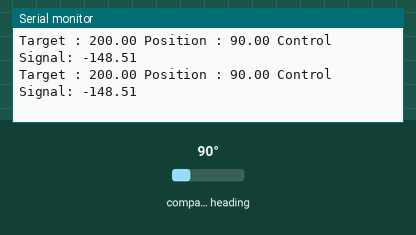
Simulated run of this sketch. Board: ESP32. Shown: the last lines printed to the serial monitor. The inputs (shaded band) are chosen by the test bench; at power-on: compass heading 90°. Stepper angles assume 200 steps per turn.

Above: at 2.2 s.
2.3 s: compass heading set to 7°
At 3.3 s:
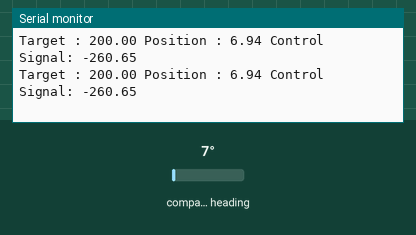
5.3 s: compass heading set to 90°
At 5.8 s:
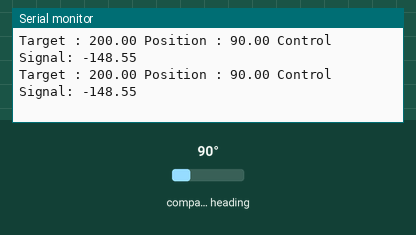
8.3 s: compass heading set to 180°
At 9.2 s:
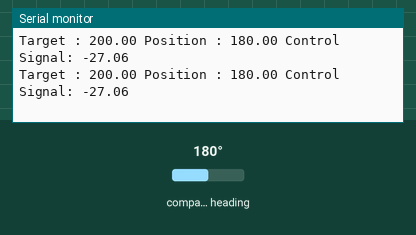
11.3 s: compass heading set to 269°
At 12.0 s:
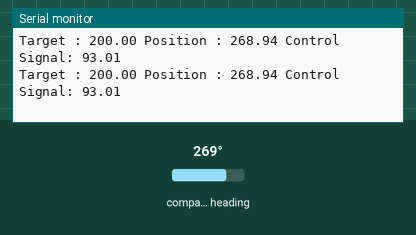
Timing chart, 0 to 13.4 s (numbered marks = the images above; inputs shaded):
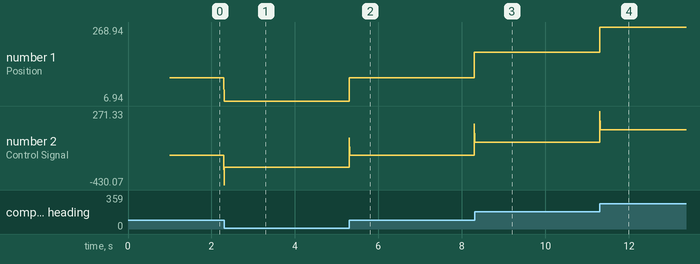

The sketch:

PID_with_as5600_encoder_modular.ino
```cpp
#include <Wire.h> //This is for i2C
#include <AS5600.h>

AS5600 as5600(&Wire);
#define SDA 21
#define SCL 22

AS5600 as5600_2(&Wire1);
#define SDA_2 18
#define SCL_2 19


#define stepPin 33
#define dirPin 25
#include <AccelStepper.h>
AccelStepper stepper1(1, stepPin, dirPin);


//PID parameters - tuned by the user
float proportional = 1.35; //k_pp
float integral = 0.00005; //k_i
float derivative = 0.01; //k_d
float controlSignal = 0; //u
//-----------------------------------
//-----------------------------------
//PID-related
float pT[2] = {0, 0}; // previousTime, for calculating delta t
float pE[2] = {0, 0}; //previousError for calculating the derivative (edot)
float eI[2] = {0,0}; // errorIntegral
float cT[2] = {0,0}; //currentTime, time in the moment of calculation
float dT[2] = {0,0}; //deltaTime, time difference
float eV[2] = {0,0}; //errorValue, error
float ed[2] = {0,0}; // edot, derivative (de/dt)

float globalAngles[2] = {0.0, 0.0};

void setup()
{
  Serial.begin(115200);

//--------------------Joint 1----------------------------------------------------//
  Wire.begin();           //start i2C
  Wire.setClock(800000L); // faster clock for the encoder (so that we can read from it faster).
  Wire.setPins(SDA, SCL);

  Wire1.begin();
  Wire1.setClock(800000L);
  Wire1.setPins(SDA_2, SCL_2);

  //Motor encoder-related ( for one joint)
  as5600.begin();  //  start as5600 encoder.
  as5600.setDirection(AS5600_CLOCK_WISE);
  Serial.print("Connect device 1: ");
  Serial.println(as5600.isConnected() ? "true" : "false");
  delay(1000);

//  as5600_2.begin();  //  set direction pin.
//  as5600_2.setDirection(AS5600_COUNTERCLOCK_WISE);
//  Serial.println("Connect device 2: ");
//  Serial.println(as5600_2.isConnected() ? "true" : "false");
//  delay(1000);

  stepper1.setMaxSpeed(32000); // stepper1.setMaxSpeed(200) // if the stepper driver is in full step mode this means the max is 200 steps per second.
  stepper1.setAcceleration(6000); //100 steps per second square.

//------------------------------------------------------------------------------//

//--------------------Joint 2 via can bus---------------------------------------//


//------------------------------------------------------------------------------//
}

void loop()
{
  float angles[2] = {200.0, 0};
  move_motors(angles);
}

void move_motors(float angles[2])
{
  // set up current target.
  float j1Target = angles[0];
//  float j2Target = angles[1];

Serial.print("Target : ");
Serial.print(j1Target);

  // get encoder reading for both joints
  float j1CurrPosition = as5600.readAngle()*0.08789;
//  float j2CurrPosition = as5600.readAngle()*0.08789; // to be changed

Serial.print(" Position : ");
Serial.print(j1CurrPosition);
  // PID algorithm j1
  float control1 = calculatePID(j1CurrPosition,j1Target,1);
  // PID algorithm j2
//  float control2 = calculatePID(j2CurrPosition, j2Target)

  Serial.println();
  driveMotor(stepper1, control1); //changes to use Accel stepper library
//  driveMotor(stepper2, control2);
}

float calculatePID(float currPosition, float Target, int jointNum)
{
  cT[jointNum-1] = micros();//current time
  dT[jointNum-1] = (cT[jointNum-1] - pT[jointNum-1]) / 1000000.0; //time difference in seconds
  pT[jointNum-1] = cT[jointNum-1]; //save the current time for the next iteration to get the time difference
  eV[jointNum-1] = currPosition - Target; //Current position - target position (or setpoint)
  ed[jointNum-1] = (eV[jointNum-1] - pE[jointNum-1]) / dT[jointNum-1]; //edot = de/dt - derivative term
  eI[jointNum-1] = eI[jointNum-1] + (eV[jointNum-1] * dT[jointNum-1]); //integral term - Newton-Leibniz, notice, this is a running sum!6
  controlSignal = (proportional * eV[jointNum-1]) + (derivative * ed[jointNum-1]) + (integral * eI[jointNum-1]); //final sum, proportional term also calculated here
  pE[jointNum-1] = eV[jointNum-1]; //save the error for the next iteration to get the difference (for edot)

  Serial.print(" Control Signal: ");
  Serial.print(controlSignal);
  return controlSignal;
}

void driveMotor(AccelStepper stepper, float controlSignal)
{
  if(fabs(controlSignal) > 5) // currently set to within +/- 5 degrees per step
  {
    stepper.setSpeed(controlSignal*20);
//    stepper.setAcceleration(3000); // 1/32 steps
  }
  else
  {
    stepper.setSpeed(0);
    stepper.stop();
  }

   stepper.runSpeed();
}
```

Measured:
- after the input at 2.3 s, the serial monitor: prints a new line at once (image 1)
- after the input at 5.3 s, the serial monitor: prints a new line at once (image 2)
- after the input at 8.3 s, the serial monitor: prints a new line at once (image 3)
- after the input at 11.3 s, the serial monitor: prints a new line at once (image 4)
- plotted number 1: 90 → 6.94 after the input at 2.3 s, 6.94 → 180 after the input at 5.3 s, 180 → 268.94 after the input at 11.3 s
- plotted number 2: -148.51 → -260.67 after the input at 2.3 s, -260.67 → 150.31 after the input at 5.3 s, 150.31 → -27.06 after the input at 8.3 s, -27.06 → 93.02 after the input at 11.3 s
